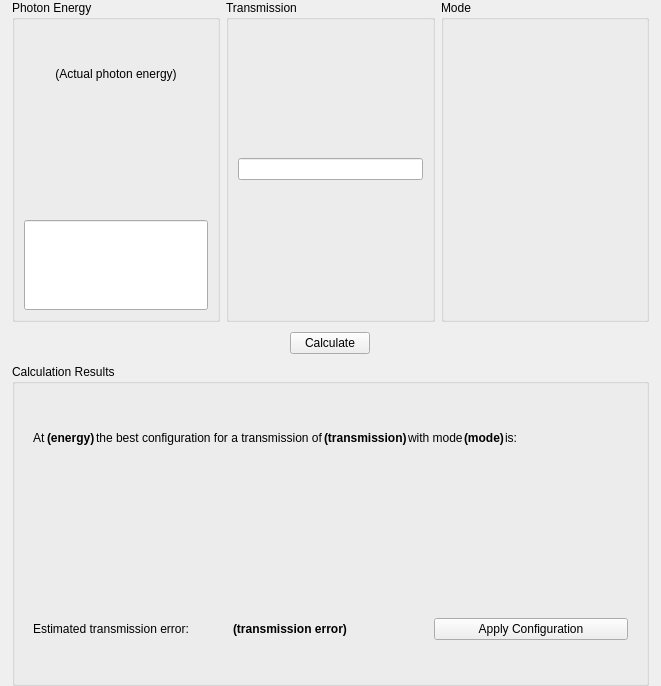
<?xml version="1.0" encoding="UTF-8"?>
<ui version="4.0">
 <class>AttenuatorCalculator</class>
 <widget class="QWidget" name="AttenuatorCalculator">
  <property name="geometry">
   <rect>
    <x>0</x>
    <y>0</y>
    <width>661</width>
    <height>686</height>
   </rect>
  </property>
  <property name="windowTitle">
   <string>Form</string>
  </property>
  <layout class="QVBoxLayout" name="verticalLayout_7" stretch="1,1,1">
   <property name="spacing">
    <number>10</number>
   </property>
   <property name="sizeConstraint">
    <enum>QLayout::SetMinimumSize</enum>
   </property>
   <property name="leftMargin">
    <number>12</number>
   </property>
   <property name="topMargin">
    <number>0</number>
   </property>
   <property name="rightMargin">
    <number>12</number>
   </property>
   <property name="bottomMargin">
    <number>0</number>
   </property>
   <item>
    <widget class="QFrame" name="frame_2">
     <property name="sizePolicy">
      <sizepolicy hsizetype="MinimumExpanding" vsizetype="Minimum">
       <horstretch>0</horstretch>
       <verstretch>0</verstretch>
      </sizepolicy>
     </property>
     <property name="minimumSize">
      <size>
       <width>0</width>
       <height>150</height>
      </size>
     </property>
     <property name="frameShape">
      <enum>QFrame::NoFrame</enum>
     </property>
     <property name="frameShadow">
      <enum>QFrame::Raised</enum>
     </property>
     <property name="lineWidth">
      <number>0</number>
     </property>
     <layout class="QHBoxLayout" name="horizontalLayout_2" stretch="1,1,1">
      <property name="leftMargin">
       <number>0</number>
      </property>
      <property name="topMargin">
       <number>0</number>
      </property>
      <property name="rightMargin">
       <number>0</number>
      </property>
      <property name="bottomMargin">
       <number>0</number>
      </property>
      <item>
       <widget class="QGroupBox" name="PhotonEnergyBox">
        <property name="title">
         <string>Photon Energy</string>
        </property>
        <layout class="QVBoxLayout" name="verticalLayout_2">
         <item>
          <widget class="PyDMLabel" name="ActualEnergy">
           <property name="sizePolicy">
            <sizepolicy hsizetype="Preferred" vsizetype="Preferred">
             <horstretch>0</horstretch>
             <verstretch>0</verstretch>
            </sizepolicy>
           </property>
           <property name="toolTip">
            <string/>
           </property>
           <property name="text">
            <string>(Actual photon energy)</string>
           </property>
           <property name="alignment">
            <set>Qt::AlignCenter</set>
           </property>
           <property name="showUnits" stdset="0">
            <bool>true</bool>
           </property>
           <property name="channel" stdset="0">
            <string>ca://${prefix}:SYS:ActualPhotonEnergy_RBV </string>
           </property>
          </widget>
         </item>
         <item>
          <widget class="PyDMEnumButton" name="EnergyEnum">
           <property name="sizePolicy">
            <sizepolicy hsizetype="Preferred" vsizetype="Preferred">
             <horstretch>0</horstretch>
             <verstretch>0</verstretch>
            </sizepolicy>
           </property>
           <property name="toolTip">
            <string/>
           </property>
           <property name="channel" stdset="0">
            <string>ca://${prefix}:SYS:EnergySource</string>
           </property>
           <property name="items" stdset="0">
            <stringlist/>
           </property>
          </widget>
         </item>
         <item>
          <widget class="PyDMLineEdit" name="CustomPhotonEnergy">
           <property name="sizePolicy">
            <sizepolicy hsizetype="Expanding" vsizetype="Preferred">
             <horstretch>0</horstretch>
             <verstretch>0</verstretch>
            </sizepolicy>
           </property>
           <property name="toolTip">
            <string/>
           </property>
           <property name="rules" stdset="0">
            <string>[{&quot;name&quot;: &quot;IfCustom&quot;, &quot;property&quot;: &quot;Visible&quot;, &quot;expression&quot;: &quot;ch[0] == 1&quot;, &quot;channels&quot;: [{&quot;channel&quot;: &quot;ca://${prefix}:SYS:EnergySource&quot;, &quot;trigger&quot;: true}]}]</string>
           </property>
           <property name="precision" stdset="0">
            <number>0</number>
           </property>
           <property name="showUnits" stdset="0">
            <bool>true</bool>
           </property>
           <property name="channel" stdset="0">
            <string>ca://${prefix}:SYS:CustomPhotonEnergy</string>
           </property>
          </widget>
         </item>
        </layout>
       </widget>
      </item>
      <item>
       <widget class="QGroupBox" name="TransmissionBox">
        <property name="title">
         <string>Transmission</string>
        </property>
        <layout class="QVBoxLayout" name="verticalLayout_3">
         <item>
          <widget class="PyDMLineEdit" name="DesiredTransmission">
           <property name="toolTip">
            <string/>
           </property>
           <property name="rules" stdset="0">
            <string>[]</string>
           </property>
           <property name="precision" stdset="0">
            <number>0</number>
           </property>
           <property name="showUnits" stdset="0">
            <bool>false</bool>
           </property>
           <property name="channel" stdset="0">
            <string>ca://${prefix}:SYS:DesiredTransmission</string>
           </property>
           <property name="displayFormat" stdset="0">
            <enum>PyDMLineEdit::Exponential</enum>
           </property>
          </widget>
         </item>
        </layout>
       </widget>
      </item>
      <item>
       <widget class="QGroupBox" name="ModeBox">
        <property name="title">
         <string>Mode</string>
        </property>
        <property name="flat">
         <bool>false</bool>
        </property>
        <layout class="QVBoxLayout" name="verticalLayout_5">
         <item>
          <widget class="PyDMEnumButton" name="PyDMEnumButton_2">
           <property name="sizePolicy">
            <sizepolicy hsizetype="Preferred" vsizetype="Preferred">
             <horstretch>0</horstretch>
             <verstretch>0</verstretch>
            </sizepolicy>
           </property>
           <property name="toolTip">
            <string/>
           </property>
           <property name="channel" stdset="0">
            <string>ca://${prefix}:SYS:CalcMode</string>
           </property>
           <property name="items" stdset="0">
            <stringlist/>
           </property>
          </widget>
         </item>
        </layout>
       </widget>
      </item>
     </layout>
    </widget>
   </item>
   <item alignment="Qt::AlignHCenter">
    <widget class="PyDMPushButton" name="CalculateButton">
     <property name="toolTip">
      <string/>
     </property>
     <property name="text">
      <string>Calculate</string>
     </property>
     <property name="autoDefault">
      <bool>true</bool>
     </property>
     <property name="default">
      <bool>false</bool>
     </property>
     <property name="channel" stdset="0">
      <string>ca://${prefix}:SYS:Run</string>
     </property>
     <property name="pressValue" stdset="0">
      <string>1</string>
     </property>
    </widget>
   </item>
   <item>
    <widget class="QGroupBox" name="groupBox">
     <property name="title">
      <string>Calculation Results</string>
     </property>
     <layout class="QVBoxLayout" name="verticalLayout_4">
      <item>
       <widget class="QFrame" name="frame">
        <property name="sizePolicy">
         <sizepolicy hsizetype="Maximum" vsizetype="Preferred">
          <horstretch>0</horstretch>
          <verstretch>0</verstretch>
         </sizepolicy>
        </property>
        <property name="frameShape">
         <enum>QFrame::NoFrame</enum>
        </property>
        <property name="frameShadow">
         <enum>QFrame::Raised</enum>
        </property>
        <layout class="QHBoxLayout" name="horizontalLayout" stretch="0,1,2,1,0,0,0,0">
         <property name="spacing">
          <number>1</number>
         </property>
         <property name="sizeConstraint">
          <enum>QLayout::SetMinimumSize</enum>
         </property>
         <item>
          <widget class="QLabel" name="label">
           <property name="text">
            <string>At</string>
           </property>
          </widget>
         </item>
         <item>
          <widget class="PyDMLabel" name="ActualEnergy_2">
           <property name="font">
            <font>
             <weight>75</weight>
             <bold>true</bold>
            </font>
           </property>
           <property name="toolTip">
            <string/>
           </property>
           <property name="styleSheet">
            <string notr="true"/>
           </property>
           <property name="text">
            <string>(energy)</string>
           </property>
           <property name="alignment">
            <set>Qt::AlignLeading|Qt::AlignLeft|Qt::AlignVCenter</set>
           </property>
           <property name="showUnits" stdset="0">
            <bool>true</bool>
           </property>
           <property name="channel" stdset="0">
            <string>ca://${prefix}:SYS:LastPhotonEnergy_RBV </string>
           </property>
          </widget>
         </item>
         <item alignment="Qt::AlignLeft">
          <widget class="QLabel" name="label_2">
           <property name="sizePolicy">
            <sizepolicy hsizetype="Fixed" vsizetype="Fixed">
             <horstretch>0</horstretch>
             <verstretch>0</verstretch>
            </sizepolicy>
           </property>
           <property name="text">
            <string>the best configuration for a transmission of</string>
           </property>
          </widget>
         </item>
         <item alignment="Qt::AlignLeft">
          <widget class="PyDMLabel" name="ActualEnergy_3">
           <property name="font">
            <font>
             <weight>75</weight>
             <bold>true</bold>
            </font>
           </property>
           <property name="toolTip">
            <string/>
           </property>
           <property name="text">
            <string>(transmission)</string>
           </property>
           <property name="alignment">
            <set>Qt::AlignLeading|Qt::AlignLeft|Qt::AlignVCenter</set>
           </property>
           <property name="showUnits" stdset="0">
            <bool>true</bool>
           </property>
           <property name="channel" stdset="0">
            <string>ca://${prefix}:SYS:LastTransmission_RBV </string>
           </property>
           <property name="displayFormat" stdset="0">
            <enum>PyDMLabel::Exponential</enum>
           </property>
          </widget>
         </item>
         <item>
          <widget class="QLabel" name="label_3">
           <property name="text">
            <string>with mode</string>
           </property>
          </widget>
         </item>
         <item>
          <widget class="PyDMLabel" name="ActualEnergy_4">
           <property name="font">
            <font>
             <weight>75</weight>
             <bold>true</bold>
            </font>
           </property>
           <property name="toolTip">
            <string/>
           </property>
           <property name="text">
            <string>(mode)</string>
           </property>
           <property name="alignment">
            <set>Qt::AlignLeading|Qt::AlignLeft|Qt::AlignVCenter</set>
           </property>
           <property name="showUnits" stdset="0">
            <bool>true</bool>
           </property>
           <property name="alarmSensitiveBorder" stdset="0">
            <bool>false</bool>
           </property>
           <property name="channel" stdset="0">
            <string>ca://${prefix}:SYS:LastCalcMode_RBV</string>
           </property>
          </widget>
         </item>
         <item>
          <widget class="QLabel" name="label_4">
           <property name="text">
            <string>is:</string>
           </property>
          </widget>
         </item>
         <item>
          <spacer name="horizontalSpacer">
           <property name="orientation">
            <enum>Qt::Horizontal</enum>
           </property>
           <property name="sizeHint" stdset="0">
            <size>
             <width>40</width>
             <height>20</height>
            </size>
           </property>
          </spacer>
         </item>
        </layout>
       </widget>
      </item>
      <item>
       <widget class="PyDMByteIndicator" name="ActiveConfig_2">
        <property name="sizePolicy">
         <sizepolicy hsizetype="Preferred" vsizetype="Preferred">
          <horstretch>0</horstretch>
          <verstretch>0</verstretch>
         </sizepolicy>
        </property>
        <property name="minimumSize">
         <size>
          <width>0</width>
          <height>60</height>
         </size>
        </property>
        <property name="maximumSize">
         <size>
          <width>16777215</width>
          <height>16777215</height>
         </size>
        </property>
        <property name="toolTip">
         <string/>
        </property>
        <property name="channel" stdset="0">
         <string>ca://${prefix}:SYS:BestConfigurationBitmask_RBV</string>
        </property>
        <property name="orientation" stdset="0">
         <enum>Qt::Horizontal</enum>
        </property>
        <property name="bigEndian" stdset="0">
         <bool>true</bool>
        </property>
        <property name="labelPosition" stdset="0">
         <enum>QTabWidget::South</enum>
        </property>
        <property name="numBits" stdset="0">
         <number>4</number>
        </property>
        <property name="labels" stdset="0">
         <stringlist>
          <string>04</string>
          <string>03</string>
          <string>02</string>
          <string>01</string>
         </stringlist>
        </property>
       </widget>
      </item>
      <item>
       <widget class="QFrame" name="frame_3">
        <property name="frameShape">
         <enum>QFrame::NoFrame</enum>
        </property>
        <property name="frameShadow">
         <enum>QFrame::Raised</enum>
        </property>
        <layout class="QHBoxLayout" name="horizontalLayout_3">
         <item>
          <widget class="QLabel" name="label_5">
           <property name="text">
            <string>Estimated transmission error:</string>
           </property>
          </widget>
         </item>
         <item>
          <widget class="PyDMLabel" name="ActualEnergy_5">
           <property name="font">
            <font>
             <weight>75</weight>
             <bold>true</bold>
            </font>
           </property>
           <property name="toolTip">
            <string/>
           </property>
           <property name="text">
            <string>(transmission error)</string>
           </property>
           <property name="alignment">
            <set>Qt::AlignLeading|Qt::AlignLeft|Qt::AlignVCenter</set>
           </property>
           <property name="showUnits" stdset="0">
            <bool>false</bool>
           </property>
           <property name="channel" stdset="0">
            <string>ca://${prefix}:SYS:BestConfigError_RBV </string>
           </property>
           <property name="displayFormat" stdset="0">
            <enum>PyDMLabel::Exponential</enum>
           </property>
          </widget>
         </item>
         <item>
          <widget class="PyDMPushButton" name="CalculateButton_2">
           <property name="toolTip">
            <string/>
           </property>
           <property name="text">
            <string>Apply Configuration</string>
           </property>
           <property name="autoDefault">
            <bool>true</bool>
           </property>
           <property name="default">
            <bool>false</bool>
           </property>
           <property name="channel" stdset="0">
            <string>ca://${prefix}:SYS:ApplyConfiguration</string>
           </property>
           <property name="pressValue" stdset="0">
            <string>1</string>
           </property>
          </widget>
         </item>
        </layout>
       </widget>
      </item>
     </layout>
    </widget>
   </item>
  </layout>
 </widget>
 <customwidgets>
  <customwidget>
   <class>PyDMLabel</class>
   <extends>QLabel</extends>
   <header>pydm.widgets.label</header>
  </customwidget>
  <customwidget>
   <class>PyDMByteIndicator</class>
   <extends>QWidget</extends>
   <header>pydm.widgets.byte</header>
  </customwidget>
  <customwidget>
   <class>PyDMEnumButton</class>
   <extends>QWidget</extends>
   <header>pydm.widgets.enum_button</header>
  </customwidget>
  <customwidget>
   <class>PyDMLineEdit</class>
   <extends>QLineEdit</extends>
   <header>pydm.widgets.line_edit</header>
  </customwidget>
  <customwidget>
   <class>PyDMPushButton</class>
   <extends>QPushButton</extends>
   <header>pydm.widgets.pushbutton</header>
  </customwidget>
 </customwidgets>
 <resources/>
 <connections/>
</ui>
